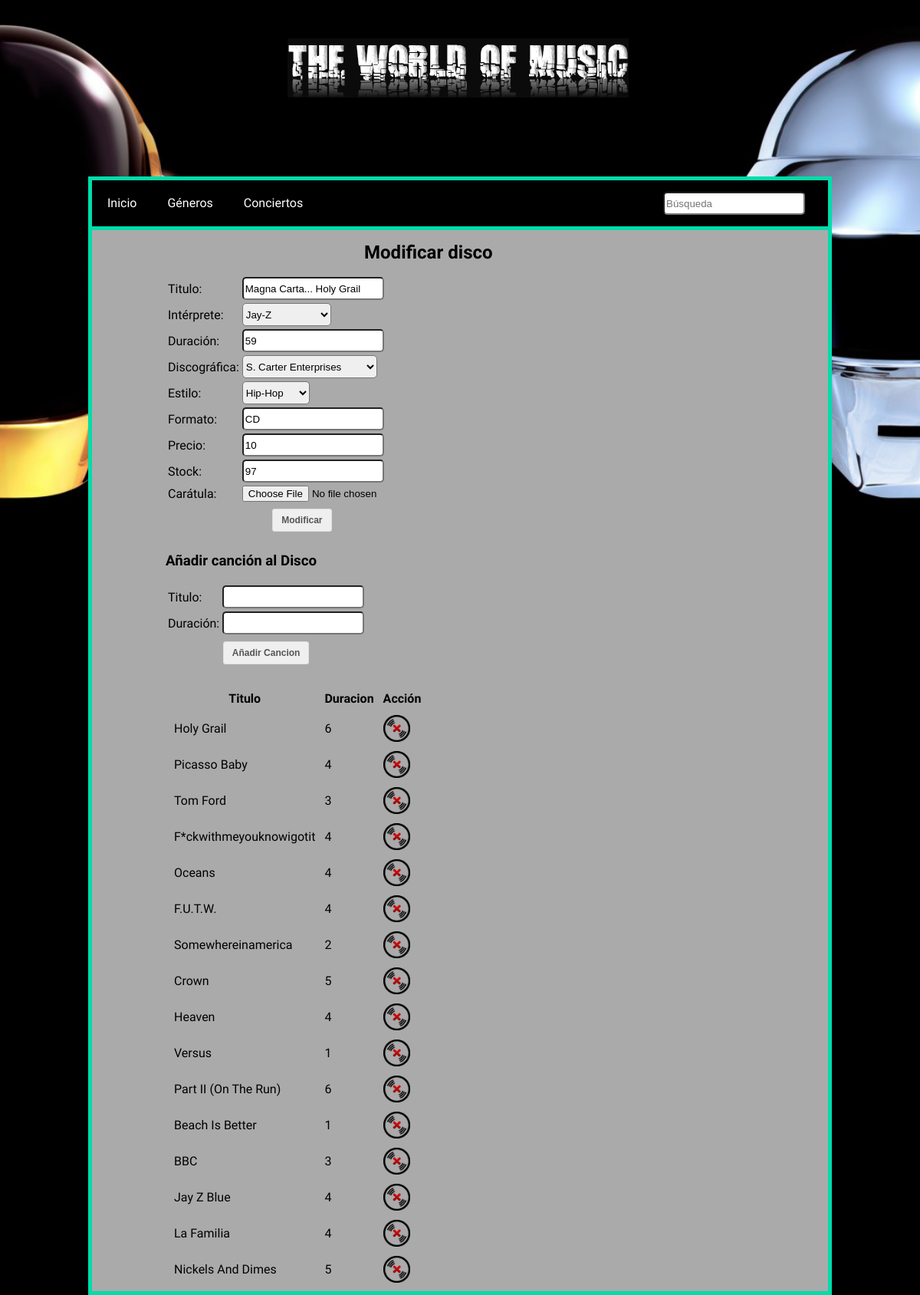
The page /modificardisco.php?idDisco=2 on the database its author committed.
### tables this page shows
CREATE TABLE IF NOT EXISTS `disco` (
  `idDisco` int(5) NOT NULL,
  `titulo` varchar(50) DEFAULT NULL,
  `duracion` int(5) DEFAULT NULL,
  `formato` varchar(50) DEFAULT NULL,
  `precio` decimal(6,0) DEFAULT NULL,
  `stock` int(5) DEFAULT NULL,
  `caratula` varchar(50) NOT NULL,
  `idDiscografica` int(9) NOT NULL,
  `idInter` int(9) NOT NULL,
  `idEstilo` int(9) NOT NULL
);

CREATE TABLE IF NOT EXISTS `canciones` (
  `idCancion` int(9) NOT NULL,
  `titulo` varchar(50) NOT NULL,
  `duracion` int(9) NOT NULL,
  `idDisco` int(5) NOT NULL
);

### modificardisco.php (the view, shortened to what this page needs)
<html>
    <head>
        <?php
            switch ($line["tema"]) {
        ?>
        <?php
                default:
        ?>
                    <link href="css/estilos.css" rel="stylesheet" type="text/css">
        <?php
                    break;
            }
        ?>
        <link href="css/estilosModificar.css" rel="stylesheet" type="text/css">
    </head>
    <body>
    <div id="top">
        <a href="index.php"><div id="logo"></div></a>
    </div>
    <div id="middle">
        <?php
            include("menu.php");
        ?>
        <div id="contenido">
        <?php
        if(!empty($_GET['idDisco'])){
            $query="SELECT * FROM disco where idDisco='".$_GET['idDisco']."'";
            $result = mysql_query($query) or die('Consulta fallida: ' . mysql_error());
            $line = mysql_fetch_array($result, MYSQL_ASSOC);
            $query = "SELECT * FROM interprete";
            $result2 = mysql_query($query) or die('Consulta fallida: ' . mysql_error());
            $query = "SELECT * FROM discografica";
            $result3 = mysql_query($query) or die('Consulta fallida: ' . mysql_error());
            $query = "SELECT * FROM estilo";
            $result4 = mysql_query($query) or die('Consulta fallida: ' . mysql_error());
            $query="SELECT * FROM canciones where idDisco='".$_GET['idDisco']."'";
            $result5 = mysql_query($query) or die('Consulta fallida: ' . mysql_error());
            echo "<h2>Modificar disco</h2>";
            echo "<form method='post'  action='modificardisco.php'>";
            echo "<table>";
            echo "<tr><td>Titulo:</td><td><input type='text' class='texto' name='titulo' value='".$line['titulo']."' required></td></tr>";
            echo "<tr><td>Intérprete:</td><td><select class='texto' name='interp'>";
            while ($line2 = mysql_fetch_array($result2, MYSQL_ASSOC)) {
                if($line['idInter']==$line2['idInt']){
                    echo "<option value='".$line2['idInt']."' selected>".$line2['alias']."</option>";
                }else{
                    echo "<option value='".$line2['idInt']."'>".$line2['alias']."</option>";
                }
            }
            echo "<tr><td>Duración:</td><td><input type='text' class='texto' name='duracion' value='".$line['duracion']."'></td></tr>";
            echo "<tr><td>Discográfica:</td><td><select class='texto' name='discog'>";
            while ($line3 = mysql_fetch_array($result3, MYSQL_ASSOC)) {
                if($line['idDiscografica']==$line3['idDiscografica']){
                    echo "<option value='".$line3['idDiscografica']."' selected>".$line3['nombre']."</option>";
                }else{
                    echo "<option value='".$line3['idDiscografica']."'>".$line3['nombre']."</option>";
                }
            }
            echo "<tr><td>Estilo:</td><td><select class='texto' name='estilo'>";
            while ($line4 = mysql_fetch_array($result4, MYSQL_ASSOC)) {
                if($line['idEstilo']==$line4['idEstilo']){
                    echo "<option value='".$line4['idEstilo']."' selected>".$line4['tipo']."</option>";
                }else{
                    echo "<option value='".$line4['idEstilo']."'>".$line4['tipo']."</option>";
                }
            }
            echo "<tr><td>Formato:</td><td><input type='text' class='texto' name='formato' value='".$line['formato']."'></td></tr>";
            echo "<tr><td>Precio:</td><td><input type='text' class='texto' name='precio' value='".$line['precio']."'></td></tr>";
            echo "<tr><td>Stock:</td><td><input type='text' class='texto' name='stock' value='".$line['stock']."'></td></tr>";
            echo "<tr><td>Carátula:</td><td><input type='file' accept='image/*' name='caratula'></td></tr>";
            echo "<tr><td colspan=2 align=center><input type='submit' name='modif' class='button' value='Modificar'></td></tr>";
            echo "</table>";
            echo "</form>";
            echo "<h3>Añadir canción al Disco</h3>";
            echo "<form method='post' action='modificardisco.php'>";
            echo "<table>";
            echo "<tr><td>Titulo:</td><td><input type='text' class='texto' name='titulo' required></td></tr>";
            echo "<tr><td>Duración:</td><td><input type='text' class='texto' name='duracion' required></td></tr>";
            echo "<tr><td colspan=2 align=center><input type='submit' name='anadirCan' class='button' value='Añadir Cancion'></td></tr>";
            echo "</table>";
            echo "</form>";
            echo "<table id='listaCa' cellspacing=10>";
            echo "<tr><th>Titulo</th><th>Duracion</th><th>Acción</th>";
            while ($line5 = mysql_fetch_array($result5, MYSQL_ASSOC)) {
                $cod=$line5['idCancion'];
                echo "<tr><td>".$line5['titulo']."</td><td>".$line5['duracion']."</td>
                <td><a href='eliminar.php?idCancion=$cod'><img src='imagenes/eliminar.png' onclick='javascript:return confirmacion();' title='Eliminar' width='35px' height='35px'></a></td></tr>";
            }
        }
    ?>
        </div>
    </div>
    </body>
</html>

### css/estilos.css (style rules this page uses)
body { margin: 0 auto; background-image: url(../imagenes/fondo.png); background-repeat: no-repeat; background-size: 100%; background-color: #000; font-family: 'Muli', sans-serif; }
.button { display: inline-block; text-decoration: none; font: bold 12px/12px Arial !important; padding: 8px 11px; color: #555; border: 1px solid #dedede; border-radius: 3px; margin: 5px; cursor: pointer; }
.texto { height: 30px; border-radius: 5px; display: inline-block; }
#top { margin-top: 50px; }
#logo { margin: 0 auto; width: 450px; height: 80px; background-image: url(../imagenes/logo.png); background-repeat: no-repeat; }
#middle { width: 80%; margin: 0 auto; background-color: #AAA; border: 5px solid #0DA; }
#contenido { width: 80%; margin: 0 auto; }
#contenido>h2 { width: 250px; margin: 0 auto; margin-top: 15px; margin-bottom: 15px; }
#contenido>h3 { width: 500px; }

### css/estilosModificar.css (style rules this page uses)
#middle { margin-top: 100px; }

### rows shown on the page
disco: titulo "Magna Carta... Holy Grail", duracion "59", formato "CD", precio "10", stock "97"
canciones: titulo "Holy Grail", duracion "6"
canciones: titulo "Picasso Baby", duracion "4"
canciones: titulo "Tom Ford", duracion "3"
canciones: titulo "F*ckwithmeyouknowigotit", duracion "4"
canciones: titulo "Oceans", duracion "4"
canciones: titulo "F.U.T.W.", duracion "4"
canciones: titulo "Somewhereinamerica", duracion "2"
canciones: titulo "Crown", duracion "5"
canciones: titulo "Heaven", duracion "4"
canciones: titulo "Versus", duracion "1"
canciones: titulo "Part II (On The Run)", duracion "6"
canciones: titulo "Beach Is Better", duracion "1"
canciones: titulo "BBC", duracion "3"
canciones: titulo "Jay Z Blue", duracion "4"
canciones: titulo "La Familia", duracion "4"
canciones: titulo "Nickels And Dimes", duracion "5"

### other values the page prints
form field interp "Jay-Z"
form field discog "S. Carter Enterprises"
form field estilo "Hip-Hop"
